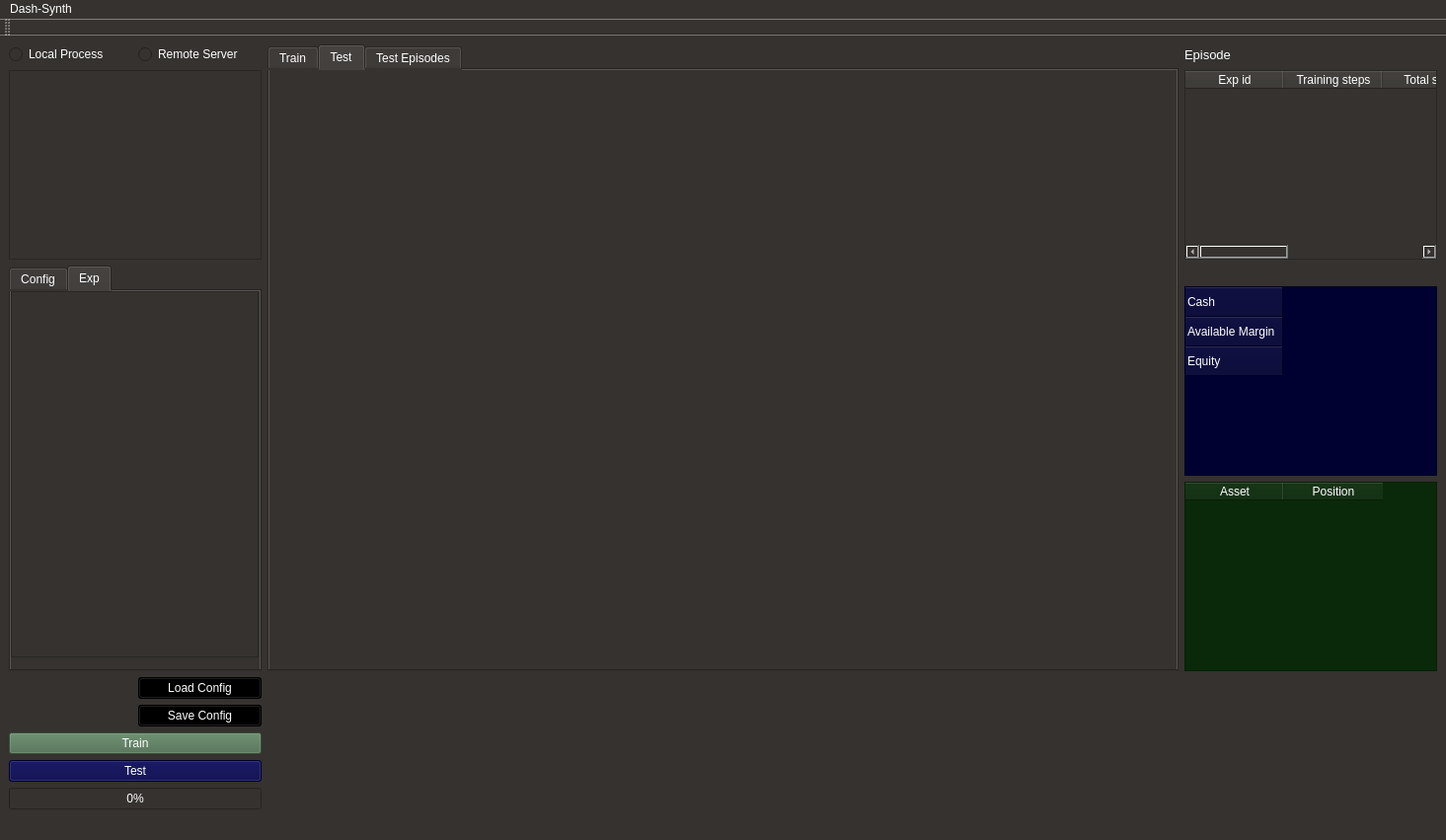
<?xml version="1.0" encoding="UTF-8"?>
<ui version="4.0">
 <class>MainWindow</class>
 <widget class="QMainWindow" name="MainWindow">
  <property name="geometry">
   <rect>
    <x>0</x>
    <y>0</y>
    <width>1465</width>
    <height>851</height>
   </rect>
  </property>
  <property name="minimumSize">
   <size>
    <width>2</width>
    <height>2</height>
   </size>
  </property>
  <property name="windowTitle">
   <string>MainWindow</string>
  </property>
  <property name="styleSheet">
   <string notr="true">color: rgb(255, 255, 255);
background-color: rgb(53, 50, 47);</string>
  </property>
  <widget class="QWidget" name="centralwidget">
   <property name="enabled">
    <bool>true</bool>
   </property>
   <layout class="QGridLayout" name="gridLayout_2" rowstretch="0,0,1,0,0,0,0,0,0" columnstretch="0,3,0,0">
    <property name="sizeConstraint">
     <enum>QLayout::SetDefaultConstraint</enum>
    </property>
    <item row="6" column="0">
     <widget class="QPushButton" name="TrainCommand">
      <property name="styleSheet">
       <string notr="true">background-color: rgb(181, 255, 160);
background-color: rgb(0, 0, 85);
background-color: rgb(74, 108, 78);</string>
      </property>
      <property name="text">
       <string>Train</string>
      </property>
     </widget>
    </item>
    <item row="0" column="3">
     <widget class="QLabel" name="PortfolioLabel">
      <property name="font">
       <font>
        <pointsize>10</pointsize>
       </font>
      </property>
      <property name="text">
       <string>Episode</string>
      </property>
     </widget>
    </item>
    <item row="7" column="0">
     <widget class="QPushButton" name="TestCommand">
      <property name="styleSheet">
       <string notr="true">background-color: rgb(0, 0, 68);</string>
      </property>
      <property name="text">
       <string>Test</string>
      </property>
     </widget>
    </item>
    <item row="3" column="3">
     <widget class="QTableWidget" name="CashTable">
      <property name="styleSheet">
       <string notr="true">background-color: rgb(0, 85, 127);
background-color: rgb(0, 0, 49);</string>
      </property>
      <row>
       <property name="text">
        <string>Cash</string>
       </property>
      </row>
      <row>
       <property name="text">
        <string>Available Margin</string>
       </property>
      </row>
      <row>
       <property name="text">
        <string>Equity</string>
       </property>
      </row>
     </widget>
    </item>
    <item row="5" column="0">
     <layout class="QGridLayout" name="gridLayout">
      <item row="0" column="0">
       <widget class="QLabel" name="FilenameLabel">
        <property name="font">
         <font>
          <pointsize>9</pointsize>
         </font>
        </property>
        <property name="styleSheet">
         <string notr="true"/>
        </property>
        <property name="text">
         <string/>
        </property>
       </widget>
      </item>
      <item row="0" column="1">
       <widget class="QPushButton" name="LoadConfigButton">
        <property name="styleSheet">
         <string notr="true">background-color: rgb(0, 0, 0);</string>
        </property>
        <property name="text">
         <string>Load Config</string>
        </property>
       </widget>
      </item>
      <item row="2" column="1">
       <widget class="QPushButton" name="SaveConfigButton">
        <property name="styleSheet">
         <string notr="true">background-color: rgb(0, 0, 0);</string>
        </property>
        <property name="text">
         <string>Save Config</string>
        </property>
       </widget>
      </item>
     </layout>
    </item>
    <item row="4" column="3">
     <widget class="QTableWidget" name="PositionsTable">
      <property name="styleSheet">
       <string notr="true">background-color: #0a290a</string>
      </property>
      <column>
       <property name="text">
        <string>Asset</string>
       </property>
      </column>
      <column>
       <property name="text">
        <string>Position</string>
       </property>
      </column>
     </widget>
    </item>
    <item row="0" column="1" rowspan="5">
     <widget class="QTabWidget" name="PlotTab">
      <property name="currentIndex">
       <number>1</number>
      </property>
      <widget class="QWidget" name="Train">
       <attribute name="title">
        <string>Train</string>
       </attribute>
       <layout class="QVBoxLayout" name="verticalLayout">
        <item>
         <widget class="QWidget" name="PlotsWidgetTrain" native="true"/>
        </item>
       </layout>
      </widget>
      <widget class="QWidget" name="Test">
       <attribute name="title">
        <string>Test</string>
       </attribute>
       <layout class="QVBoxLayout" name="verticalLayout_3">
        <item>
         <widget class="QWidget" name="PlotsWidgetTest" native="true"/>
        </item>
       </layout>
      </widget>
      <widget class="QWidget" name="TestEpisodes">
       <attribute name="title">
        <string>Test Episodes</string>
       </attribute>
       <layout class="QVBoxLayout" name="verticalLayout_2">
        <item>
         <widget class="QWidget" name="PlotsWidgetTestEpisodes" native="true"/>
        </item>
       </layout>
      </widget>
     </widget>
    </item>
    <item row="1" column="0">
     <widget class="QTableWidget" name="ServerInfo"/>
    </item>
    <item row="8" column="0">
     <widget class="QProgressBar" name="progressBar">
      <property name="value">
       <number>0</number>
      </property>
      <property name="textVisible">
       <bool>true</bool>
      </property>
     </widget>
    </item>
    <item row="0" column="0">
     <layout class="QHBoxLayout" name="compSourceRadio">
      <item>
       <widget class="QRadioButton" name="LocalRadio">
        <property name="text">
         <string>Local Process</string>
        </property>
       </widget>
      </item>
      <item>
       <widget class="QRadioButton" name="ServerRadio">
        <property name="text">
         <string>Remote Server</string>
        </property>
       </widget>
      </item>
     </layout>
    </item>
    <item row="1" column="3">
     <widget class="QTableWidget" name="EpisodeTable">
      <property name="styleSheet">
       <string notr="true">font: 8pt &quot;Sans Serif&quot;;</string>
      </property>
      <column>
       <property name="text">
        <string>Exp id</string>
       </property>
      </column>
      <column>
       <property name="text">
        <string>Training steps</string>
       </property>
      </column>
      <column>
       <property name="text">
        <string>Total steps</string>
       </property>
      </column>
      <column>
       <property name="text">
        <string>Episode steps</string>
       </property>
      </column>
      <column>
       <property name="text">
        <string>Agent</string>
       </property>
      </column>
     </widget>
    </item>
    <item row="2" column="0" rowspan="3">
     <widget class="QTabWidget" name="ExpTab">
      <property name="currentIndex">
       <number>1</number>
      </property>
      <widget class="QWidget" name="tab">
       <attribute name="title">
        <string>Config</string>
       </attribute>
       <widget class="QTextEdit" name="ParamsEdit">
        <property name="geometry">
         <rect>
          <x>0</x>
          <y>0</y>
          <width>251</width>
          <height>371</height>
         </rect>
        </property>
        <property name="styleSheet">
         <string notr="true"/>
        </property>
        <property name="html">
         <string>&lt;!DOCTYPE HTML PUBLIC &quot;-//W3C//DTD HTML 4.0//EN&quot; &quot;http://www.w3.org/TR/REC-html40/strict.dtd&quot;&gt;
&lt;html&gt;&lt;head&gt;&lt;meta name=&quot;qrichtext&quot; content=&quot;1&quot; /&gt;&lt;style type=&quot;text/css&quot;&gt;
p, li { white-space: pre-wrap; }
&lt;/style&gt;&lt;/head&gt;&lt;body style=&quot; font-family:'Sans Serif'; font-size:9pt; font-weight:400; font-style:normal;&quot;&gt;
&lt;p style=&quot; margin-top:0px; margin-bottom:0px; margin-left:0px; margin-right:0px; -qt-block-indent:0; text-indent:0px;&quot;&gt;&lt;span style=&quot; font-family:'Ubuntu'; font-size:11pt;&quot;&gt;{'name': 'run0', 'discrete_actions': true, 'action_atoms':11, 'nsteps':100}&lt;/span&gt;&lt;/p&gt;&lt;/body&gt;&lt;/html&gt;</string>
        </property>
       </widget>
      </widget>
      <widget class="QWidget" name="tab_2">
       <attribute name="title">
        <string>Exp</string>
       </attribute>
       <widget class="QListWidget" name="listWidget">
        <property name="geometry">
         <rect>
          <x>0</x>
          <y>0</y>
          <width>251</width>
          <height>371</height>
         </rect>
        </property>
       </widget>
      </widget>
     </widget>
    </item>
   </layout>
  </widget>
  <widget class="QMenuBar" name="menubar">
   <property name="geometry">
    <rect>
     <x>0</x>
     <y>0</y>
     <width>1465</width>
     <height>20</height>
    </rect>
   </property>
   <widget class="QMenu" name="menuDash_Synth">
    <property name="title">
     <string>Dash-Synth</string>
    </property>
    <addaction name="separator"/>
    <addaction name="separator"/>
    <addaction name="separator"/>
    <addaction name="actionTraining"/>
   </widget>
   <addaction name="menuDash_Synth"/>
  </widget>
  <widget class="QToolBar" name="toolBar">
   <property name="windowTitle">
    <string>toolBar</string>
   </property>
   <attribute name="toolBarArea">
    <enum>TopToolBarArea</enum>
   </attribute>
   <attribute name="toolBarBreak">
    <bool>false</bool>
   </attribute>
  </widget>
  <widget class="QStatusBar" name="statusBar"/>
  <action name="actionTraining">
   <property name="text">
    <string>Training</string>
   </property>
  </action>
 </widget>
 <resources/>
 <connections/>
</ui>
